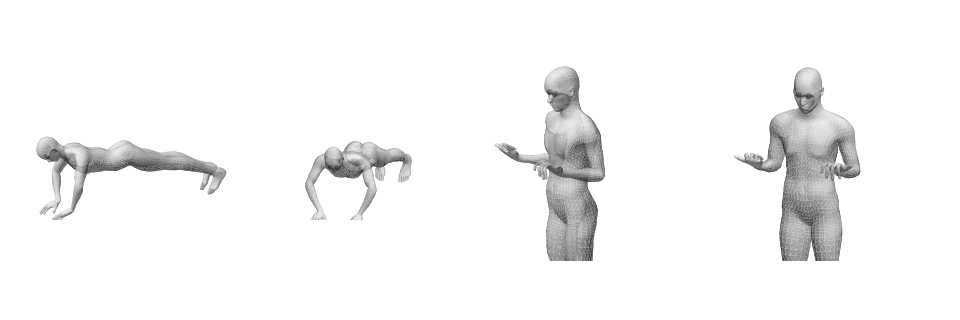

The script that saved this image:
import sys; sys.path.insert(0,'.')
import rt, render, numpy as np, matplotlib.pyplot as plt
b=rt.Body('corps2.bin'); render.G_idx=[g['idx'] for g in b.G]
def mir(d):
    Q={}
    for k,v in d.items():
        Q[k]=v
        if k.endswith('1') and k[:-1] in ('E','W','F','U','K','A','T','Sh'):
            w=list(v); w[0]=-w[0]; Q[k[:-1]+'2']=w
        if k=='c1': Q['c2']=v
    return Q
push=mir({'P':[0,30,0],'S':[0,32,25],'N':[0,34,45],'H':[0,38,58],'E1':[22,18,42],'W1':[20,4,44],'F1':[20,1,53],'U1':[0,-1,0],'c1':.05,
          'K1':[9,18,-40],'A1':[10,9,-78],'T1':[10,1,-75]})
curl=mir({'P':[0,76,0],'S':[0,104,-3],'N':[0,114,0],'H':[0,130,6],'E1':[19,92,-2],'W1':[19,98,22],'F1':[19,102,29],'U1':[0,1,-.3],'c1':.9,
          'K1':[9,41,2],'A1':[11,6,1]})
fig,axs=plt.subplots(1,4,figsize=(12,4))
for i,(Q,az) in enumerate([(push,-70),(push,-20),(curl,-60),(curl,-20)]):
    out,R,T=b.skin(Q); render.view(out,az=az,ax=axs[i])
    if Q is push: axs[i].set_xlim(-80,80); axs[i].set_ylim(-5,80)
    else: axs[i].set_xlim(-40,60); axs[i].set_ylim(50,140)
plt.tight_layout(); plt.savefig('test1.png',dpi=80); print('ok')
